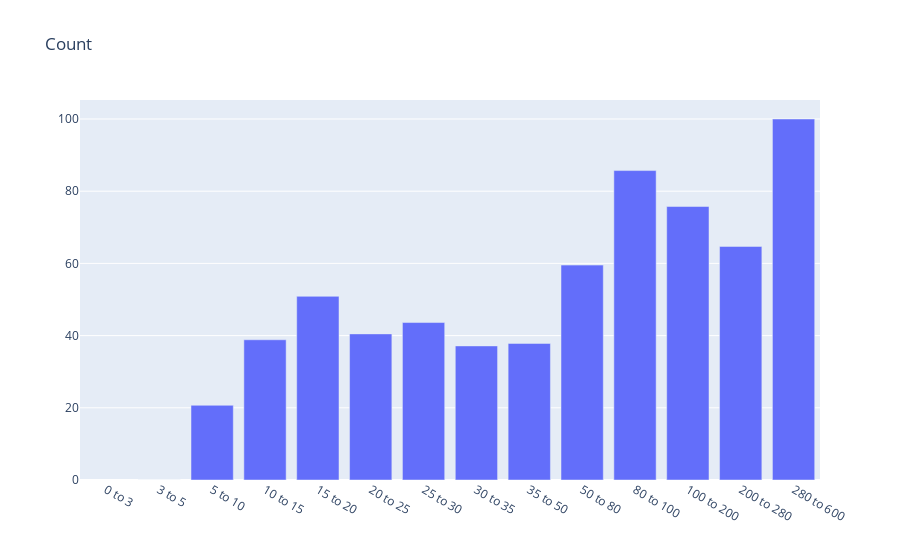

The notebook cell this image was saved under:
### Code cell
trace = go.Bar(x=fare, y=percent)
layout = {
    'title_text': 'Count',

}
fig = go.Figure(data = [trace], layout=layout)
iplot(fig)

### Figure 1 — Plotly figure (JSON) as saved in the notebook; plotly's stock layout.template omitted (floating-point values rounded to 4 significant figures)
{"data": [{"type": "bar", "x": ["0 to 3", "3 to 5", "5 to 10", "10 to 15", "15 to 20", "20 to 25", "25 to 30", "30 to 35", "35 to 50", "50 to 80", "80 to 100", "100 to 200", "200 to 280", "280 to 600"], "y": [null, 0, 20.69, 38.84, 50.88, 40.48, 43.62, 37.14, 37.84, 59.52, 85.71, 75.76, 64.71, 100]}], "layout": {"title": {"text": "Count"}}}
